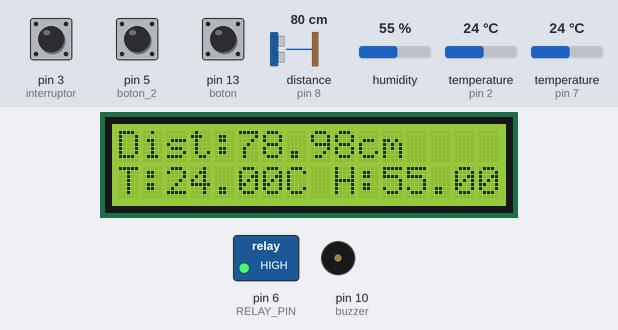
This sketch was run on a simulated Arduino Uno, built with avr-gcc and run on an emulated ATmega328P. Shown: 16×2 character LCD, switched loads named in the sketch (green lamp = pin HIGH), buzzer (waves = sounding, pin HIGH). Wiring (inferred from the names in the program): ultrasonic range finder: trigger pin 9; echo pin 8. The inputs (shaded band) are chosen by the test bench; at power-on: pin 13 (boton) HIGH, pin 3 (interruptor) HIGH, distance to the obstacle (sensor on pin 8) 80 cm, pin 5 (boton_2) HIGH, humidity 55 %, temperature (sensors on pin 2, pin 7) 24 °C. The echo pulse lasts 58.3 µs per cm; pins used as bus, display or sensor lines are not drawn.

Above: at 3.5 s.
3.6 s: pin 13 (boton) pulled LOW for 1.2 s
At 5.9 s:
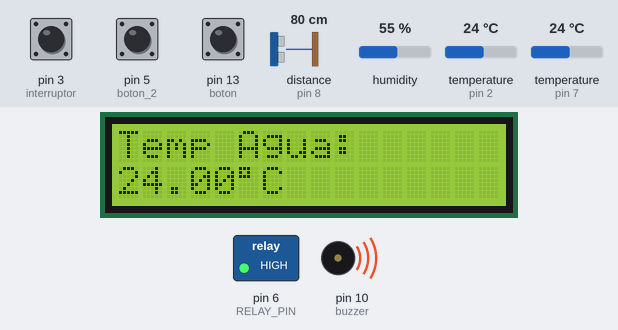
9.0 s: pin 3 (interruptor) pulled LOW for 1.2 s
At 11.3 s:
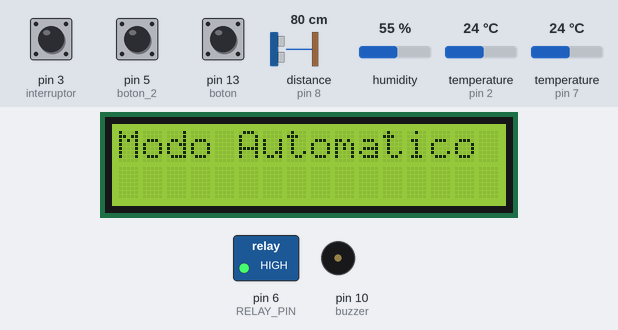
17.5 s: pin 13 (boton) pulled LOW for 1.2 s
At 20.6 s:
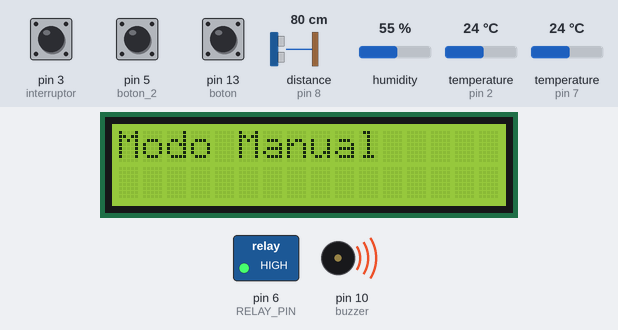
26.0 s: distance to the obstacle (sensor on pin 8) set to 120 cm
33.3 s: pin 5 (boton_2) pulled LOW for 1.2 s
At 35.9 s:
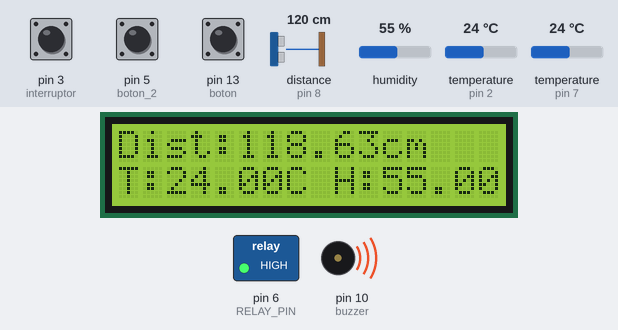
36.2 s: humidity set to 22 %
At 44.3 s:
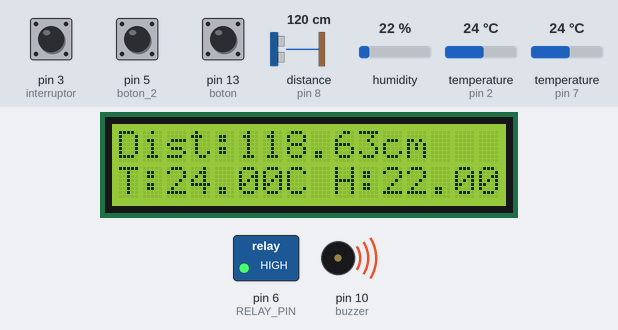
Timing chart, 0 to 44.5 s (numbered marks = the images above; inputs shaded):
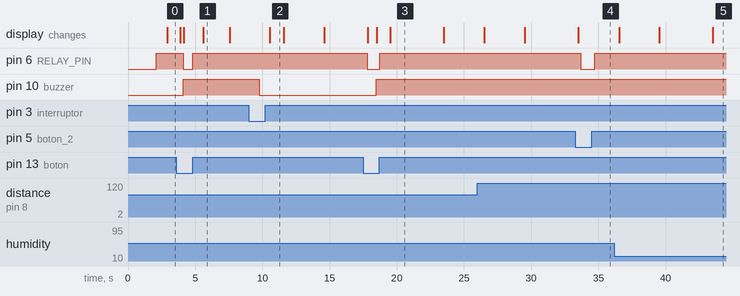

Measured:
- after the input at 3.6 s, pin 6 (RELAY_PIN): HIGH → LOW after 0.51 s, → HIGH 0.70 s later; pin 10 (buzzer): LOW → HIGH after 0.51 s; the display: first differs from a run without the input after 0.54 s (image 1 shows a later state)
- after the input at 9.0 s, pin 10 (buzzer): HIGH → LOW after 0.78 s; the display: changes after 1.6 s (image 2)
- after the input at 17.5 s, pin 6 (RELAY_PIN): HIGH → LOW after 0.30 s, → HIGH 0.93 s later; pin 10 (buzzer): LOW → HIGH after 0.99 s; the display: first changes after 0.33 s (image 3 shows a later state)
- after the input at 33.3 s, pin 6 (RELAY_PIN): HIGH → LOW after 0.41 s, → HIGH 1.0 s later
- what the display in image 1 shows lasts 2.0 s, from 5.6 s to 7.6 s
- what the display in image 2 shows lasts 1.0 s, from 10.6 s to 11.6 s
- what the display in image 3 shows lasts 4.0 s, from 19.5 s to 23.5 s

The sketch:

ARQUI_CON_SONDA.ino
```cpp
//  === HECHO POR JULIO :) ===
#include <Wire.h>
#include <LiquidCrystal_I2C.h>
#include <DHT.h>
#include <OneWire.h>
#include <DallasTemperature.h>

// --- Pines ---
#define TRIG_PIN 9
#define ECHO_PIN 8
#define DHT_PIN 7
#define DHTTYPE DHT11
#define RELAY_PIN 6
#define DS18B20_PIN 2   // Pin de datos de la sonda

// --- Objetos ---
LiquidCrystal_I2C lcd(0x27, 16, 2);
DHT dht(DHT_PIN, DHTTYPE);
OneWire oneWire(DS18B20_PIN);
DallasTemperature sensors(&oneWire);

// --- Variables ---
unsigned long lastPageChange = 0;
int currentPage = 0; // 0 = DHT+ultra, 1 = DS18B20

// --- Botones ---
//boton de emergencia
int boton = 13;
//boton para vaciar la bomba en modo manual
int boton_2 = 5;

int estado = 0;
int estado_2 = 0;

//para escoger el modo
int interruptor = 3;
int interruptor_boton = 0;
int buzzer = 10;
// ====================================== SETUP ============================================
void setup() {
  lcd.init();
  lcd.backlight();

  pinMode(TRIG_PIN, OUTPUT);
  pinMode(ECHO_PIN, INPUT);
  pinMode(RELAY_PIN, OUTPUT);

  // --- Botones ---
  pinMode(boton, INPUT_PULLUP);
  pinMode(boton_2, INPUT_PULLUP);  // Activa resistencia interna pull-up
  pinMode(buzzer, OUTPUT);
  pinMode(interruptor, INPUT_PULLUP);
  Serial.begin(9600);

  dht.begin();
  sensors.begin();

  lcd.setCursor(0,0);
  lcd.print("Iniciando...");
  delay(2000);


}
// ====================================== MAIN LOOP ============================================
void loop() {
  estado = digitalRead(boton);
  if(estado == HIGH){
      interruptor_boton = digitalRead(interruptor);
      switch (interruptor_boton) {
        case LOW: modoAutomatico();
        break;
        case HIGH: modoManual();
        break;
        default:
        break;
    }
  }else{
    modoEmergencia();
  }

}
// ====================================== AUTOMATICO ============================================
void modoAutomatico(){
  // --- Lectura ultrasonico ---
  digitalWrite(TRIG_PIN, LOW);
  delayMicroseconds(2);
  digitalWrite(TRIG_PIN, HIGH);
  delayMicroseconds(10);
  digitalWrite(TRIG_PIN, LOW);

  long duration = pulseIn(ECHO_PIN, HIGH);
  float distance = duration * 0.034 / 2; // cm

  // --- Control bomba ---
  if(distance < 6){
    digitalWrite(RELAY_PIN, LOW);
    digitalWrite(buzzer, HIGH);
  } else if(distance > 13){
    digitalWrite(RELAY_PIN, HIGH);
    digitalWrite(buzzer, LOW);
  }

  // --- Lectura DHT11 ---
  float tempAir = dht.readTemperature();
  float hum = dht.readHumidity();

  // --- Lectura DS18B20 ---
  sensors.requestTemperatures();
  float tempWater = sensors.getTempCByIndex(0);

  // --- Cambiar página cada 3 segundos ---
  if (millis() - lastPageChange > 3000) {
    currentPage = (currentPage + 1) % 3; // alterna entre 0 y 1
    lastPageChange = millis();
  }

  // --- Mostrar en LCD ---
  lcd.clear();
  if (currentPage == 0) {
    // Página 1: distancia + DHT11
    lcd.setCursor(0,0);
    lcd.print("Dist:");
    lcd.print(distance);
    lcd.print("cm");

    lcd.setCursor(0,1);
    lcd.print("T:");
    if (isnan(tempAir)) lcd.print("Err");
    else {
      lcd.print(tempAir);
      lcd.print("C ");
    }

    lcd.print("H:");
    if (isnan(hum)) lcd.print("Err");
    else {
      lcd.print(hum);
      lcd.print("%");
    }

  } else if(currentPage == 1){
    // Página 2: DS18B20
    lcd.setCursor(0,0);
    lcd.print("Temp Agua:");

    lcd.setCursor(0,1);
    if (tempWater == DEVICE_DISCONNECTED_C) {
      lcd.print("Error sensor");
    } else {
      lcd.print(tempWater);
      lcd.print((char)223); // símbolo de grados
      lcd.print("C");
    }
  }else if(currentPage == 2){
    lcd.setCursor(0, 0);
    lcd.print("Modo Automatico");
  }

  delay(200); // pequeño delay para estabilidad
}
// ====================================== MANUAL ============================================
void modoManual(){
  // --- Lectura ultrasonico ---
  digitalWrite(TRIG_PIN, LOW);
  delayMicroseconds(2);
  digitalWrite(TRIG_PIN, HIGH);
  delayMicroseconds(10);
  digitalWrite(TRIG_PIN, LOW);

  long duration = pulseIn(ECHO_PIN, HIGH);
  float distance = duration * 0.034 / 2; // cm

  // --- Control bomba ---
  estado_2 = digitalRead(boton_2);
  if(estado_2 == LOW){
    digitalWrite(RELAY_PIN, LOW);
  } else {
    digitalWrite(RELAY_PIN, HIGH);
  }

  // --- Lectura DHT11 ---
  float tempAir = dht.readTemperature();
  float hum = dht.readHumidity();

  // --- Lectura DS18B20 ---
  sensors.requestTemperatures();
  float tempWater = sensors.getTempCByIndex(0);

  // --- Cambiar página cada 3 segundos ---
  if (millis() - lastPageChange > 3000) {
    currentPage = (currentPage + 1) % 3; // alterna entre 0 y 1
    lastPageChange = millis();
  }

  // --- Mostrar en LCD ---
  lcd.clear();
  if (currentPage == 0) {
    // Página 1: distancia + DHT11
    lcd.setCursor(0,0);
    lcd.print("Dist:");
    lcd.print(distance);
    lcd.print("cm");

    lcd.setCursor(0,1);
    lcd.print("T:");
    if (isnan(tempAir)) lcd.print("Err");
    else {
      lcd.print(tempAir);
      lcd.print("C ");
    }

    lcd.print("H:");
    if (isnan(hum)) lcd.print("Err");
    else {
      lcd.print(hum);
      lcd.print("%");
    }

  } else if(currentPage == 1){
    // Página 2: DS18B20
    lcd.setCursor(0,0);
    lcd.print("Temp Agua:");

    lcd.setCursor(0,1);
    if (tempWater == DEVICE_DISCONNECTED_C) {
      lcd.print("Error sensor");
    } else {
      lcd.print(tempWater);
      lcd.print((char)223); // símbolo de grados
      lcd.print("C");
    }
  }else if(currentPage == 2){
    lcd.setCursor(0, 0);
    lcd.print("Modo Manual");
  }

  delay(200); // pequeño delay para estabilidad

}
// ====================================== EMERGENCIA ============================================
void modoEmergencia(){
  static unsigned long lastBlink = 0;
  static bool buzzerState = false;
  static bool toggleMessage = false;

  // --- Apagar bomba sí o sí ---
  digitalWrite(RELAY_PIN, LOW);

  // --- Parpadeo del buzzer cada 500 ms ---
  if (millis() - lastBlink > 500) {
    buzzerState = !buzzerState;
    digitalWrite(buzzer, buzzerState ? HIGH : LOW);
    toggleMessage = !toggleMessage; // alternar mensaje en pantalla
    lastBlink = millis();
  }

  // --- Mensaje de emergencia en LCD ---
  lcd.clear();
  lcd.setCursor(0, 0);
  if (toggleMessage) {
    lcd.print("!!! EMERGENCIA !!!");
  } else {
    lcd.print("Revisar sistema");
  }
  lcd.setCursor(0, 1);
  lcd.print("Sensores OFF");

  delay(200); // estabilidad pequeña
}
```
